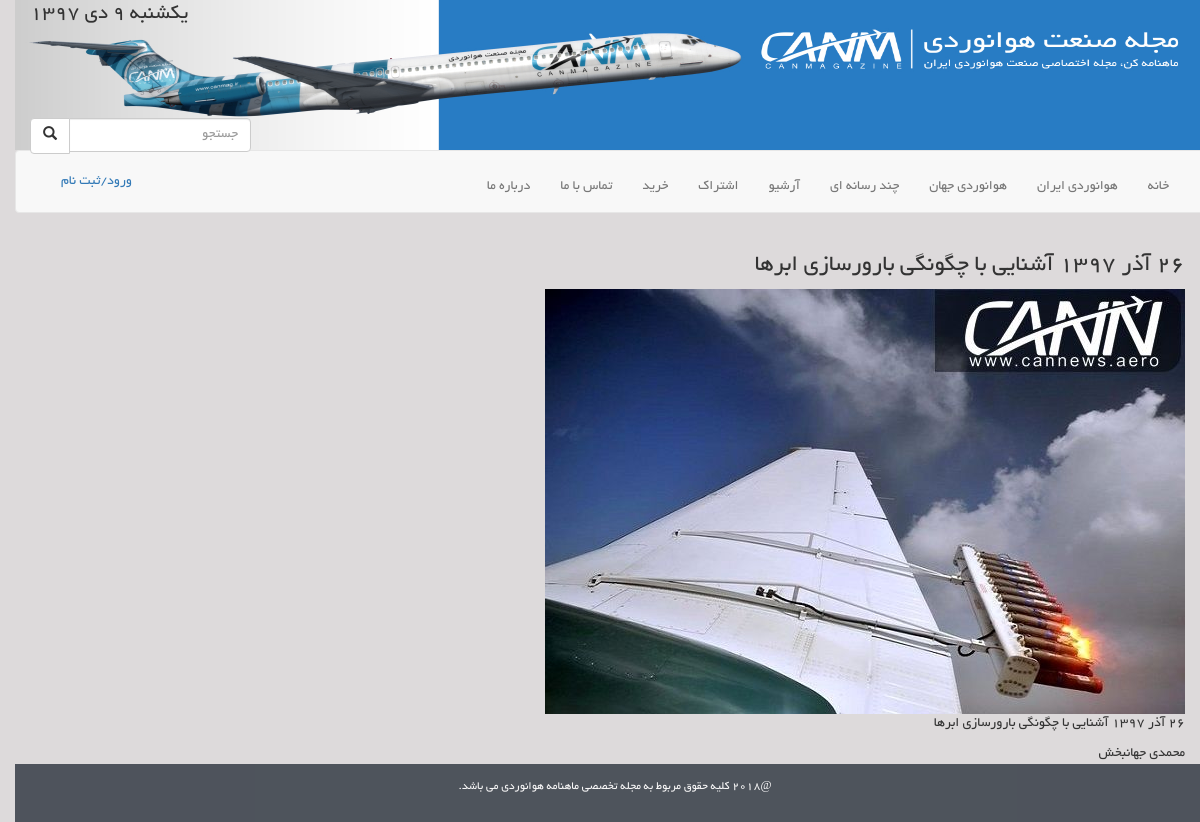
Screenshot of /news/?id=895d8c56-be06-4d4b-ad3d-4f9f58567d83 with the database file from the repository.
### news/models.py (models this page shows, shortened)
class News(models.Model):
    id = models.UUIDField(primary_key=True, default=uuid.uuid4, editable=False)
    title = models.CharField(max_length=255)
    content = FroalaField(theme='dark')
    image = models.ImageField(upload_to='img/news/')
    date = models.DateField()
    source = models.CharField(max_length=100)
    international = models.BooleanField(default=False)
    created_at = models.DateTimeField(auto_now_add=True)
    updated_at = models.DateTimeField(auto_now=True)
    created_by = models.ForeignKey(User, null=True,
                                   on_delete=models.SET_NULL,
                                   related_name='writer')
    updated_by = models.ForeignKey(User, null=True,
                                   on_delete=models.SET_NULL,
                                   related_name='editor')
    def get_writer(self):
        return '{} {}'.format(self.created_by.last_name, self.created_by.first_name)

### news/views.py (the view, shortened to what this page needs)
# urls.py: path("news/", news_views.RetrivNews, name="retrive_news"),
def RetrivNews(request):
    news = []
    try:
        news_type = request.GET.get('type', None)
        id = request.GET.get('id', None)
        if id !=  None:
            obj = News.objects.filter(id=id)[0]
            news.append({'writer':obj.get_writer(),
                   'content':obj.content,
                   'image':obj.image.url,
                   'title':obj.title})
            return render(request,'news_one.html',{'news':news})
    except:
        return render(request,'404.html')

### news/templates/news_one.html (shortened to what this page needs)
{% extends "base.html" %}
{% load staticfiles %}
{% block extra_head %}
    <link rel="stylesheet" href="{% static 'magazine/css/news.css' %}">
{% endblock %}
{% block content %}
    <div class="container">
        {% for item in news %}
            <div id="news_title">
                <h3>{{ item.title }}</h3>
            </div>
            <div id="news_img">
                <img class="img-responsive" src="{{ item.image }}" alt="">
            </div>
            <div id ="news_content">
                <p>{{ item.content }}</p>
            </div>
            <div id="news_writer">
                <span>
                    {{ item.writer }}
                </span>
            </div>
        {% endfor %}
    </div>
{% endblock %}

### static/magazine/css/news.css (style rules this page uses)
p { text-align: justify; }

### static/magazine/css/base.css (style rules this page uses)
body { background-color: #dddadb; font-family: BYekan; }

### rows the page displays
News: title "۲۶ آذر ۱۳۹۷ آشنایی با چگونگی بارورسازی ابرها", content "۲۶ آذر ۱۳۹۷ آشنایی با چگونگی بارورسازی ابرها"

### other values shown
{{ item.writer }} "محمدی جهانبخش"
